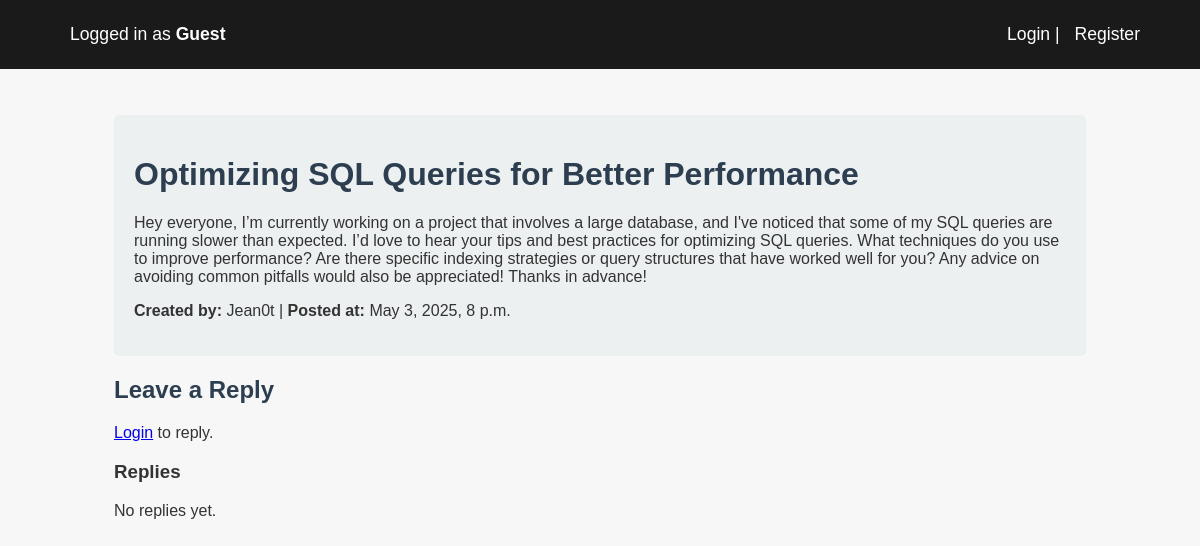
Before: /topic/1 with the older database file.
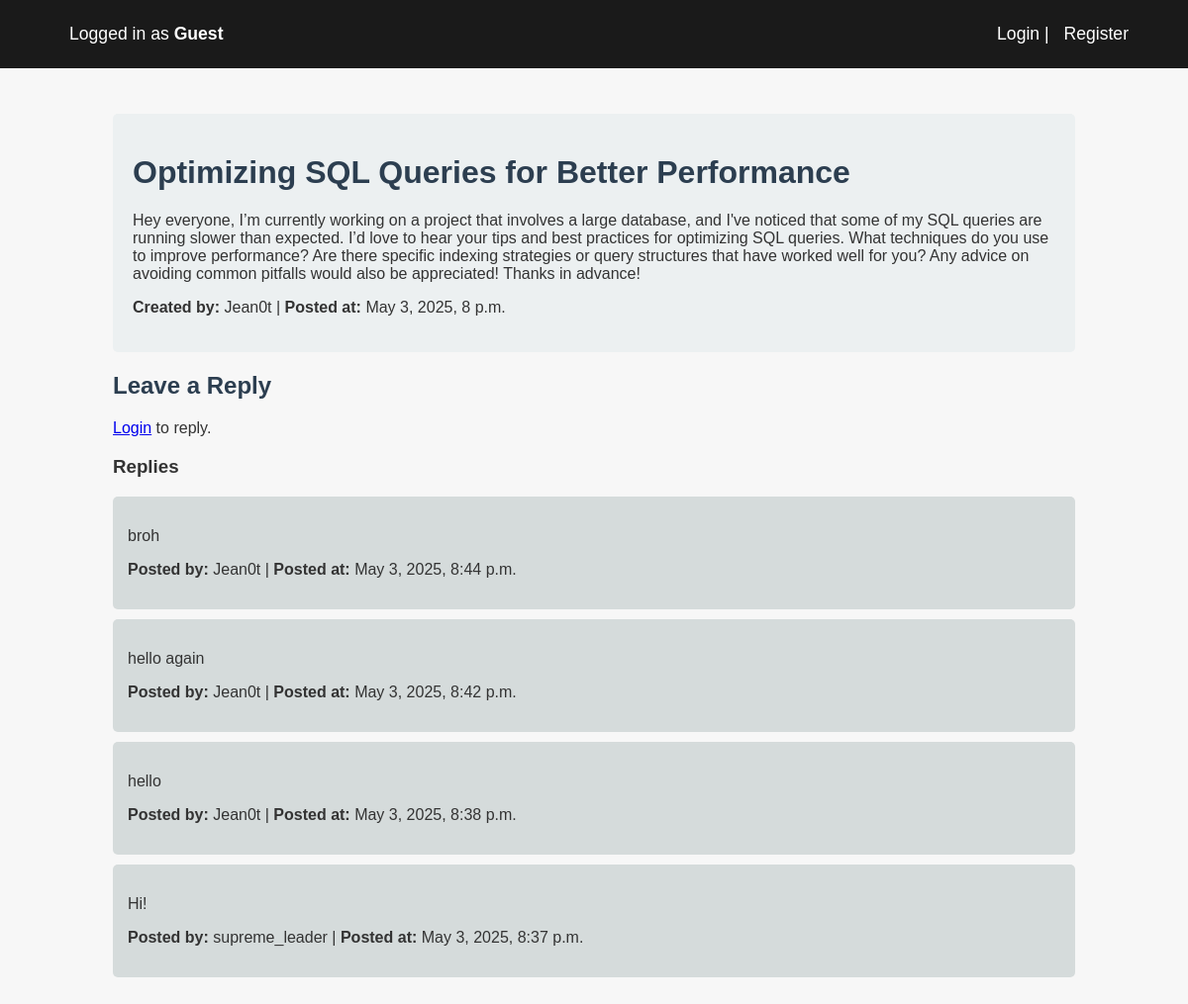
After: the same page with the newer database file.
### forum/models.py (models this page shows, shortened)
class Topic(models.Model):
    title = models.CharField(max_length=128)
    body = models.TextField()
    author = models.ForeignKey(User, on_delete=models.CASCADE)
    created_at = models.DateTimeField(auto_now_add=True)

class Reply(models.Model):
    body = models.TextField()
    author = models.ForeignKey(User, on_delete=models.CASCADE)
    topic = models.ForeignKey(Topic, on_delete=models.CASCADE)
    created_at = models.DateTimeField(auto_now_add=True)

### forum/views.py (the view)
# urls.py: path("topic/<int:topic_id>", views.topic_detail, name="topic_detail"),
def topic_detail(request, topic_id):
    topic = get_object_or_404(Topic, pk=topic_id)
    replies = get_replies(topic, topic_id)
    if request.method == "POST":
        if request.user.is_authenticated:
            form = ReplyForm(request.POST)
            if form.is_valid():
                reply = form.save(commit=False)
                reply.topic = topic
                reply.author = request.user
                reply.save()
                update_replies_cache(topic_id, topic)
                return redirect("topic_detail", topic_id=topic.id)
        else:
            return redirect("login")
    else:
        form = ReplyForm()
    return render(request, "forum/topic_detail.html", {"topic": topic, "replies": replies, "form": form})

### forum/cache.py (called while the page is built)
def get_replies_cache_key(topic_id):
    return f"topic_{topic_id}_replies"

def get_replies(topic, topic_id):
    cache_key = get_replies_cache_key(topic_id)
    replies = cache.get(cache_key)
    if replies is None:
        replies = topic.reply_set.order_by("-created_at")
        cache.set(cache_key, replies, timeout=CACHE_TIME)
    return replies

### forum/templates/forum/topic_detail.html
{% extends 'forum/base.html' %}
{% load static %}
{% block content %}
    <div class="container">
        <div class="topic">
            <h1>{{ topic.title }}</h1>
            <p>{{ topic.body }}</p>
            <p><strong>Created by:</strong> {{ topic.author.username }} | <strong>Posted at:</strong> {{ topic.created_at }}
            {% if request.user == topic.author %}
            | <a href="{% url 'edit_topic' topic.id %}">Edit</a> | <a href="{% url 'delete_topic' topic.id %}">Delete</a></p>
            {% else %}
            </p>
            {% endif %}
        </div>
        <div class="reply-form">
            <h2>Leave a Reply</h2>
            {% if request.user.is_authenticated %}
            <form method="POST">
                {% csrf_token %}
                {{ form.as_p }}
                <button type="submit">Post Reply</button>
            </form>
            {% else %}
                <p><a href={% url "login" %}>Login</a> to reply.</p>
            {% endif %}
        </div>
        <div class="replies">
            <h3>Replies</h3>
            {% for reply in replies %}
                <div class="reply">
                    <p>{{ reply.body }}</p>
                    <p><strong>Posted by:</strong> {{ reply.author.username }} | <strong>Posted at:</strong> {{ reply.created_at }}
                    {% if request.user == reply.author %}
                    | <a href="{% url 'edit_reply' topic.id reply.id %}">Edit</a> | <a href="{% url 'delete_reply' topic.id reply.id %}">Delete</a> </p>
                    {% else %}
                    </p>
                    {% endif %}
                </div>
            {% empty %}
                <p>No replies yet.</p>
            {% endfor %}
        </div>
    </div>
{% endblock %}

### forum/templates/forum/base.html (shortened to what this page needs)
{% load static %}
<!DOCTYPE html>
<html lang="en">
<head>
    <link rel="stylesheet" href="{% static 'css/style.css' %}">
</head>
<body>
    <nav style="display: flex; justify-content: space-between; padding: 2% 5%; background-color: #1a1a1a;">
        <div style="width: 50%;">
            <a href={% url 'topic_list' %}>
            {% if request.user.is_authenticated %}
                Logged in as <strong>{{ request.user.username }}</strong>
            {% else %}
                Logged in as <strong>Guest</strong>
            {% endif %}
        </div>
        <div style="width: 50%; text-align: right;">
            {% if request.user.is_authenticated %}
                <a href="{% url 'custom_logout' %}">Logout</a> |
                <a href="{% url 'create_topic' %}">New Topic</a>
            {% else %}
                <a href="{% url 'login' %}">Login</a> |
                <a href="{% url 'signup' %}">Register</a>
            {% endif %}
        </div>
    </nav>
    <div style="width: 90%; margin: 0 auto; padding: 2%;">
        {% block content %}
        {% endblock %}
    </div>
</body>
</html>

### forum/static/css/style.css (style rules this page uses)
body { font-family: Arial, sans-serif; background-color: #f7f7f7; color: #333; margin: 0; padding: 0; }
nav { display: flex; justify-content: space-between; padding: 2% 5%; background-color: #1a1a1a;; color: #fff; }
nav a { color: #fff; text-decoration: none; margin-left: 10px; }
nav div { font-size: 1.1em; }
.container { width: 90%; margin: 0 auto; padding: 2%; }
h1, h2 { color: #2C3E50; }
.topic { background-color: #ecf0f1; margin-bottom: 10px; padding: 20px; border-radius: 5px; }
.reply { background-color: #d5dbdb; margin-top: 10px; padding: 15px; border-radius: 5px; }

Changed rows visible on the page:
added Reply: body "broh", author.username "Jean0t", created_at "May 3, 2025, 8:44 p.m."
added Reply: body "hello again", author.username "Jean0t", created_at "May 3, 2025, 8:42 p.m."
added Reply: body "hello", author.username "Jean0t", created_at "May 3, 2025, 8:38 p.m."
added Reply: body "Hi!", author.username "supreme_leader", created_at "May 3, 2025, 8:37 p.m."
Other visible differences:
text no longer shown: "No replies yet."
